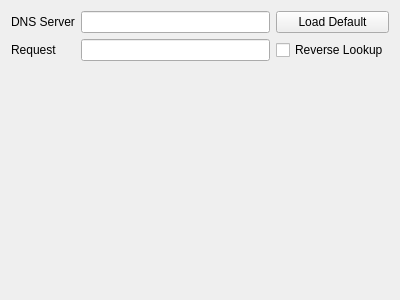
<?xml version="1.0" encoding="UTF-8"?>
<ui version="4.0">
 <class>DnsWidgetClass</class>
 <widget class="QWidget" name="DnsWidgetClass">
  <property name="geometry">
   <rect>
    <x>0</x>
    <y>0</y>
    <width>400</width>
    <height>300</height>
   </rect>
  </property>
  <property name="windowTitle">
   <string>DnsWidget</string>
  </property>
  <layout class="QGridLayout" name="gridLayout_2">
   <item row="0" column="0">
    <layout class="QGridLayout" name="gridLayout">
     <item row="0" column="1">
      <widget class="QLabel" name="label">
       <property name="layoutDirection">
        <enum>Qt::RightToLeft</enum>
       </property>
       <property name="text">
        <string>DNS Server</string>
       </property>
      </widget>
     </item>
     <item row="0" column="2">
      <widget class="QLineEdit" name="server_edit"/>
     </item>
     <item row="0" column="3">
      <widget class="QPushButton" name="load_default_button">
       <property name="text">
        <string>Load Default</string>
       </property>
      </widget>
     </item>
     <item row="1" column="1">
      <widget class="QLabel" name="label_2">
       <property name="layoutDirection">
        <enum>Qt::RightToLeft</enum>
       </property>
       <property name="text">
        <string>Request</string>
       </property>
      </widget>
     </item>
     <item row="1" column="2">
      <widget class="QLineEdit" name="request_edit"/>
     </item>
     <item row="1" column="3">
      <widget class="QCheckBox" name="reverse_checkbox">
       <property name="text">
        <string>Reverse Lookup</string>
       </property>
      </widget>
     </item>
     <item row="3" column="1" colspan="3">
      <layout class="QHBoxLayout" name="advanced_layout"/>
     </item>
     <item row="2" column="1" colspan="3">
      <spacer name="verticalSpacer">
       <property name="orientation">
        <enum>Qt::Vertical</enum>
       </property>
       <property name="sizeHint" stdset="0">
        <size>
         <width>20</width>
         <height>40</height>
        </size>
       </property>
      </spacer>
     </item>
    </layout>
   </item>
  </layout>
 </widget>
 <layoutdefault spacing="6" margin="11"/>
 <resources/>
 <connections/>
</ui>
